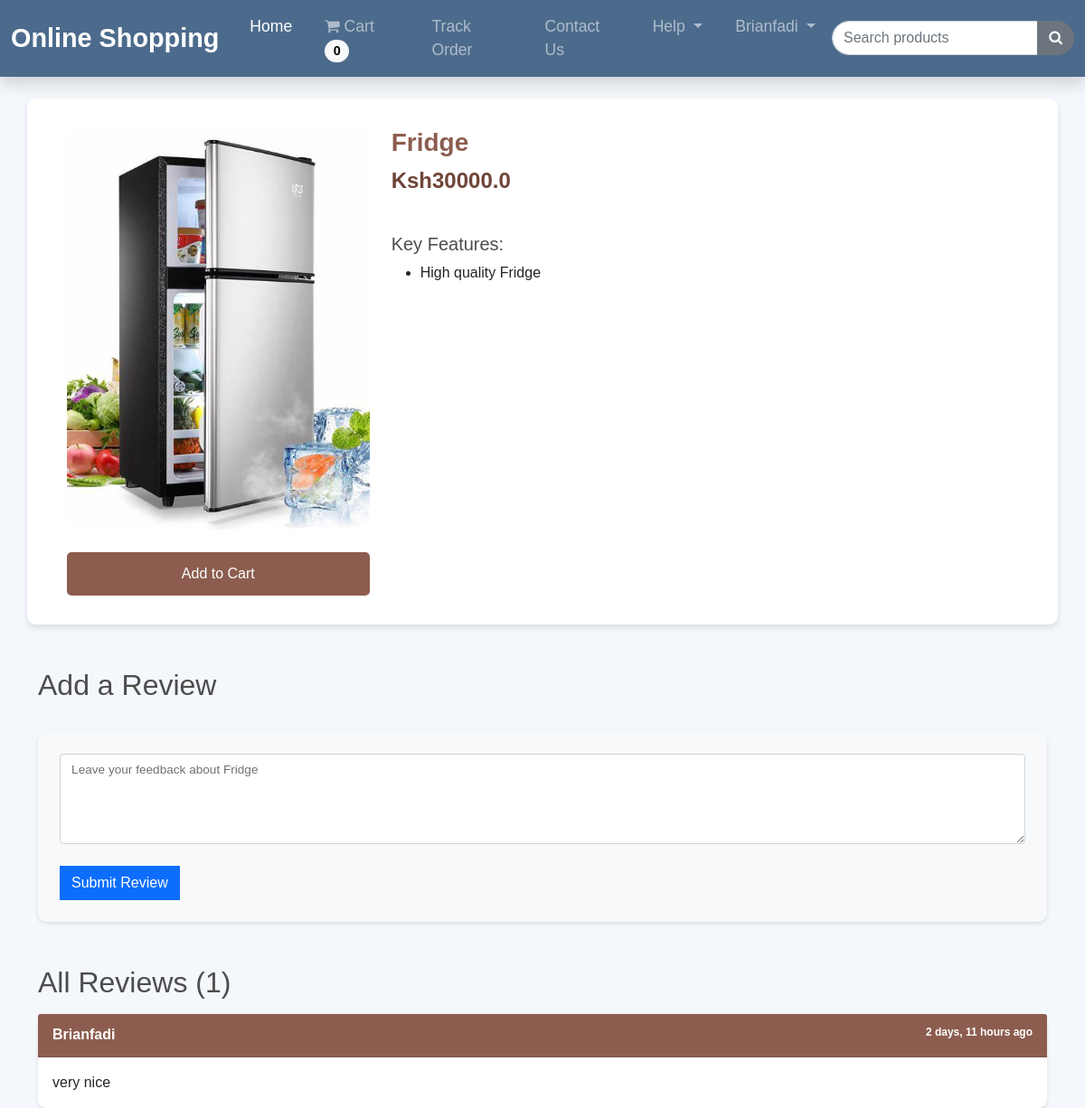
The app's page /product_view/3/ (signed in), older data.
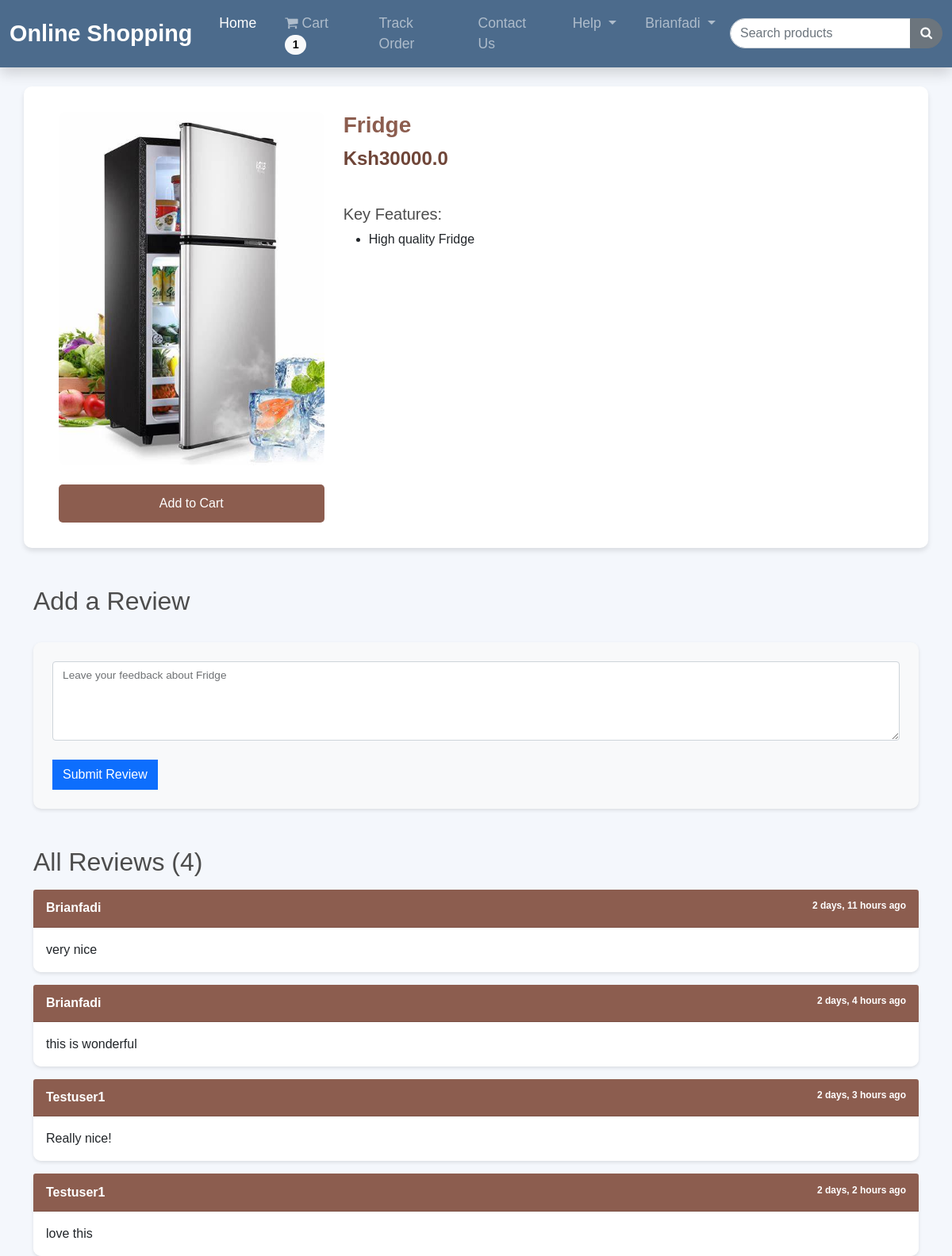
The same page, newer data.
### shop/models.py (models this page shows, shortened)
class Product(models.Model):
    name = models.CharField(max_length=100)
    price = models.FloatField()
    image = models.ImageField(upload_to="", default="")

class Feature(models.Model):
    product = models.ForeignKey(Product, on_delete=models.CASCADE)
    feature = models.CharField(max_length=1000, null=True, blank=True)

class Review(models.Model):
    customer = models.ForeignKey(Customer, on_delete=models.CASCADE)
    product = models.ForeignKey(Product, on_delete=models.CASCADE)
    content = models.TextField()
    datetime = models.DateTimeField(default=now)

class Customer(models.Model):
    user = models.OneToOneField(User, on_delete=models.CASCADE)
    name = models.CharField(max_length=100)
    email = models.CharField(max_length=100)
    phone_number = models.CharField(max_length=10, null=True, blank=True)
    def __str__(self):
        return str(self.user)

### shop/views.py (the view, shortened to what this page needs)
# urls.py: path("product_view/<int:myid>/", views.product_view, name="product_view"),
@login_required
def product_view(request, myid):
    product = get_object_or_404(Product, id=myid)
    feature = Feature.objects.filter(product=product)
    reviews = Review.objects.filter(product=product)
    data = cartData(request)
    cartItems = data['cartItems']
    return render(request, "shop/product_view.html", {
        'product': product,
        'cartItems': cartItems,
        'feature': feature,
        'reviews': reviews,
    })

### shop/inherit.py (called while the page is built)
def cartData(request):
    if request.user.is_authenticated:
        customer = request.user.customer
        order, created = Order.objects.get_or_create(customer=customer, complete=False)
        items = order.orderitem_set.all()
        cartItems = order.get_cart_items
    else:
        items = []
        order = {'get_cart_total':0, 'get_cart_items':0}
        cartItems = order['get_cart_items']
    return {'cartItems':cartItems, 'items':items, 'order':order}

### shop/models.py (called while the page is built)
    @property
    def get_cart_items(self):
        orderitems = self.orderitem_set.all()
        total = sum([item.quantity for item in orderitems])
        return total

### shop/templates/shop/product_view.html (shortened to what this page needs)
{% extends 'shop/base.html' %}
{% load humanize %}
{% load static %}
{% block body %}
<div class="container mt-4">
    <div class="row product-container">
        <div class="col-md-4 product-image">
            <img src="/media/{{ product.image }}" alt="{{ product.name }}">
            <br><br>
            <button
                data-product="{{ product.id }}"
                data-action="add"
                class="btn add-btn update-cart">
                Add to Cart
            </button>
        </div>
        <div class="col-md-8 product-details">
            <h3>{{ product.name }}</h3>
            <p class="product-price">Ksh{{ product.price }}</p>
            <br>
            <h5>Key Features:</h5>
            <ul>
                {% for i in feature %}
                <li>{{ i.feature }}</li>
                {% endfor %}
            </ul>
        </div>
    </div>
    <div class="review-section mt-5">
        <h2>Add a Review</h2>
        <form method="POST" action="/product_view/{{ product.id }}/" class="review-form">
            <div class="form-floating">
                <textarea
                    class="form-control"
                    placeholder="Leave a comment here"
                    id="floatingTextarea2"
                    style="height: 100px"
                    name="content">
                </textarea>
                <label for="floatingTextarea2">Leave your feedback about {{ product.name }}</label>
            </div>
            <br>
            <button type="submit" class="btn btn-primary">Submit Review</button>
        </form>
    </div>
    <div class="reviews-container mt-5">
        <h2>All Reviews ({{ reviews.count }})</h2>
        {% for review in reviews %}
        <div class="card mt-3">
            <div class="card-header">
                {{ review.customer }}
                <span style="float: right; font-size: 12px;">{{ review.datetime | naturaltime }}</span>
            </div>
            <div class="card-body">
                <p class="card-text">{{ review.content }}</p>
            </div>
        </div>
        {% empty %}
        <p>No reviews yet. Be the first to review this product!</p>
        {% endfor %}
    </div>
</div>
{% endblock %}

### shop/templates/shop/base.html (shortened to what this page needs)
<!doctype html>
<html lang="en">
<head>
    <link href="https://cdn.jsdelivr.net/npm/bootstrap@5.0.2/dist/css/bootstrap.min.css" rel="stylesheet"
>
    <link rel="stylesheet" href="https://cdnjs.cloudflare.com/ajax/libs/font-awesome/4.7.0/css/font-awesome.min.css">
</head>
<body style="background: #f4f7fc; font-family: 'Arial', sans-serif;">
 <nav class="navbar navbar-expand-lg navbar-dark sticky-top shadow" style="background-color: #4C6B8C;">
    <div class="container-fluid">
        <a class="navbar-brand" href="/" style="font-size: 1.8rem; font-weight: bold;">Online Shopping</a>
        <div class="collapse navbar-collapse" id="navbarContent">
            <ul class="navbar-nav me-auto mb-2 mb-lg-0">
                <li class="nav-item">
                    <a class="nav-link active" href="/" style="font-size: 1.1rem;">Home</a>
                </li>
                <li class="nav-item">
                    <a class="nav-link" href="/cart/" style="font-size: 1.1rem; position: relative;">
                        <i class="fa fa-shopping-cart"></i> Cart
                        <span class="badge bg-light rounded-pill" id="cart-count" style="color: black">
                            {{ cartItems }}
                        </span>
                    </a>
                </li>
                <li class="nav-item">
                    <a class="nav-link" href="/tracker/" style="font-size: 1.1rem;">Track Order</a>
                </li>
                <li class="nav-item">
                    <a class="nav-link" href="/contact/" style="font-size: 1.1rem;">Contact Us</a>
                </li>
                <li class="nav-item dropdown">
                    <a class="nav-link dropdown-toggle" href="#" id="helpDropdown" role="button" data-bs-toggle="dropdown" aria-expanded="false" style="font-size: 1.1rem;">
                        Help
                    </a>
                </li>
                {% if not request.user.is_authenticated %}
                <li class="nav-item">
                    <a class="nav-link" href="/register/" style="font-size: 1.1rem;">Register</a>
                </li>
                <li class="nav-item">
                    <a class="nav-link" href="/login/" style="font-size: 1.1rem;">Login</a>
                </li>
                {% else %}
                <li class="nav-item dropdown">
                    <a class="nav-link dropdown-toggle" href="#" id="accountDropdown" role="button" data-bs-toggle="dropdown" aria-expanded="false" style="font-size: 1.1rem;">
                        {{ request.user }}
                    </a>
                </li>
                {% endif %}
            </ul>
            <form class="d-flex" method="POST" action="/search/">
                <div class="input-group">
                    <input class="form-control" type="search" name="search" placeholder="Search products" aria-label="Search" style="border-radius: 30px 0 0 30px;">
                    <button class="btn btn-secondary" type="submit" style="border-radius: 0 30px 30px 0;">
                        <i class="fa fa-search"></i>
                    </button>
                </div>
            </form>
        </div>
    </div>
</nav>
    {% block body %}
    {% endblock %}
</body>
</html>

### shop/templates/shop/base.html (style rules this page uses)
body { background-color: hsl(0, 0%, 98%); }
h1, h2, h3, h4, h5, h6 { color: hsl(0, 0%, 30%); }
.btn { border-radius: 0; }

### shop/templates/shop/product_view.html (style rules this page uses)
body { background-color: #f9f9f9; }
.product-container { background: white; padding: 2rem; border-radius: 10px; box-shadow: 0px 4px 6px rgba(0, 0, 0, 0.1); }
.product-image img { max-width: 100%; border-radius: 10px; }
.product-details h3 { color: #8c5d4f; font-weight: bold; }
.product-price { font-size: 1.5rem; color: #6f4538; font-weight: bold; }
.add-btn { background-color: #8c5d4f; color: white; font-size: 1rem; padding: 0.7rem 1.5rem; border-radius: 5px; transition: background-color 0.3s ease; width: 100%; }
.review-form { margin-top: 2rem; background: #f8f9fa; padding: 1.5rem; border-radius: 10px; box-shadow: 0px 2px 4px rgba(0, 0, 0, 0.1); }
.card { border: none; border-radius: 10px; box-shadow: 0px 2px 4px rgba(0, 0, 0, 0.1); }
.card-header { background-color: #8c5d4f; color: white; border-radius: 10px 10px 0 0; padding: 0.7rem 1rem; font-weight: bold; }
.card-body { padding: 1rem; background: white; border-radius: 0 0 10px 10px; }

Row changes from the older to the newer data that the page shows:
added Review: customer "Brianfadi", datetime "2 days, 4 hours ago", content "this is wonderful"
added Review: customer "Testuser1", datetime "2 days, 3 hours ago", content "Really nice!"
added Review: customer "Testuser1", datetime "2 days, 2 hours ago", content "love this"
Text that changed along with them:
{{ cartItems }}: "0" → "1"
{{ reviews.count }}: "1" → "4"
